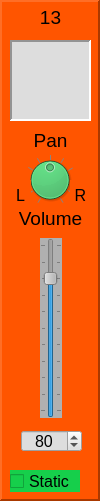
    <widget class="QFrame" name="frame_MidiMixer_Chan_13">
     <property name="geometry">
      <rect>
       <x>450</x>
       <y>10</y>
       <width>100</width>
       <height>501</height>
      </rect>
     </property>
     <property name="styleSheet">
      <string notr="true">background-color: rgb(255, 85, 0);</string>
     </property>
     <property name="frameShape">
      <enum>QFrame::Panel</enum>
     </property>
     <property name="frameShadow">
      <enum>QFrame::Raised</enum>
     </property>
     <property name="lineWidth">
      <number>2</number>
     </property>
     <property name="midLineWidth">
      <number>2</number>
     </property>
     <widget class="QSlider" name="verticalSlider_MidiMixerChanVol_13">
      <property name="geometry">
       <rect>
        <x>40</x>
        <y>238</y>
        <width>22</width>
        <height>180</height>
       </rect>
      </property>
      <property name="styleSheet">
       <string notr="true">background-color: rgb(176, 176, 176);</string>
      </property>
      <property name="maximum">
       <number>100</number>
      </property>
      <property name="value">
       <number>80</number>
      </property>
      <property name="orientation">
       <enum>Qt::Vertical</enum>
      </property>
      <property name="tickPosition">
       <enum>QSlider::TicksBothSides</enum>
      </property>
      <property name="tickInterval">
       <number>10</number>
      </property>
     </widget>
     <widget class="QDial" name="dial_MidiMixerChanPan_13">
      <property name="geometry">
       <rect>
        <x>25</x>
        <y>148</y>
        <width>50</width>
        <height>64</height>
       </rect>
      </property>
      <property name="styleSheet">
       <string notr="true">background-color: rgb(22, 207, 75);</string>
      </property>
      <property name="minimum">
       <number>-50</number>
      </property>
      <property name="maximum">
       <number>50</number>
      </property>
      <property name="notchTarget">
       <double>10.000000000000000</double>
      </property>
      <property name="notchesVisible">
       <bool>true</bool>
      </property>
     </widget>
     <widget class="QLabel" name="label_37">
      <property name="geometry">
       <rect>
        <x>27</x>
        <y>130</y>
        <width>47</width>
        <height>21</height>
       </rect>
      </property>
      <property name="font">
       <font>
        <pointsize>14</pointsize>
       </font>
      </property>
      <property name="text">
       <string>Pan</string>
      </property>
      <property name="alignment">
       <set>Qt::AlignCenter</set>
      </property>
     </widget>
     <widget class="QLabel" name="label_38">
      <property name="geometry">
       <rect>
        <x>10</x>
        <y>208</y>
        <width>81</width>
        <height>21</height>
       </rect>
      </property>
      <property name="font">
       <font>
        <pointsize>14</pointsize>
       </font>
      </property>
      <property name="text">
       <string>Volume</string>
      </property>
      <property name="alignment">
       <set>Qt::AlignCenter</set>
      </property>
     </widget>
     <widget class="QSpinBox" name="spinBox_MidiMixerChanVol_13">
      <property name="geometry">
       <rect>
        <x>21</x>
        <y>430</y>
        <width>61</width>
        <height>22</height>
       </rect>
      </property>
      <property name="font">
       <font>
        <pointsize>12</pointsize>
       </font>
      </property>
      <property name="styleSheet">
       <string notr="true">background-color: rgb(221, 221, 221);</string>
      </property>
      <property name="alignment">
       <set>Qt::AlignCenter</set>
      </property>
      <property name="maximum">
       <number>100</number>
      </property>
      <property name="value">
       <number>80</number>
      </property>
     </widget>
     <widget class="QLabel" name="label_39">
      <property name="geometry">
       <rect>
        <x>30</x>
        <y>5</y>
        <width>41</width>
        <height>25</height>
       </rect>
      </property>
      <property name="font">
       <font>
        <pointsize>14</pointsize>
       </font>
      </property>
      <property name="text">
       <string>13</string>
      </property>
      <property name="alignment">
       <set>Qt::AlignCenter</set>
      </property>
     </widget>
     <widget class="QTextEdit" name="textEdit_MidiMixerChanText_13">
      <property name="geometry">
       <rect>
        <x>10</x>
        <y>40</y>
        <width>81</width>
        <height>81</height>
       </rect>
      </property>
      <property name="styleSheet">
       <string notr="true">background-color: rgb(221, 221, 221);</string>
      </property>
      <property name="frameShape">
       <enum>QFrame::Panel</enum>
      </property>
      <property name="lineWidth">
       <number>2</number>
      </property>
      <property name="midLineWidth">
       <number>2</number>
      </property>
      <property name="readOnly">
       <bool>true</bool>
      </property>
     </widget>
     <widget class="QLabel" name="label_73">
      <property name="geometry">
       <rect>
        <x>70</x>
        <y>180</y>
        <width>21</width>
        <height>31</height>
       </rect>
      </property>
      <property name="font">
       <font>
        <pointsize>12</pointsize>
       </font>
      </property>
      <property name="text">
       <string>R</string>
      </property>
      <property name="alignment">
       <set>Qt::AlignCenter</set>
      </property>
     </widget>
     <widget class="QLabel" name="label_74">
      <property name="geometry">
       <rect>
        <x>10</x>
        <y>180</y>
        <width>21</width>
        <height>31</height>
       </rect>
      </property>
      <property name="font">
       <font>
        <pointsize>12</pointsize>
       </font>
      </property>
      <property name="text">
       <string>L</string>
      </property>
      <property name="alignment">
       <set>Qt::AlignCenter</set>
      </property>
     </widget>
     <widget class="QCheckBox" name="checkBox_MidiMixerChanStaticVol_13">
      <property name="geometry">
       <rect>
        <x>10</x>
        <y>470</y>
        <width>70</width>
        <height>22</height>
       </rect>
      </property>
      <property name="font">
       <font>
        <pointsize>12</pointsize>
       </font>
      </property>
      <property name="styleSheet">
       <string notr="true">background-color: rgb(22, 207, 75);</string>
      </property>
      <property name="text">
       <string>Static</string>
      </property>
     </widget>
    </widget>
